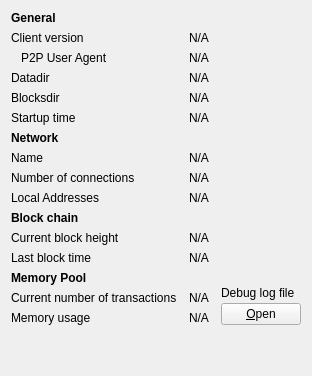
     <widget class="QWidget" name="tab_info">
      <attribute name="title">
       <string>&amp;Information</string>
      </attribute>
      <layout class="QGridLayout" name="gridLayout" columnstretch="0,1,0">
       <property name="horizontalSpacing">
        <number>12</number>
       </property>
       <item row="0" column="0">
        <widget class="QLabel" name="label_9">
         <property name="font">
          <font>
           <weight>75</weight>
           <bold>true</bold>
          </font>
         </property>
         <property name="text">
          <string>General</string>
         </property>
        </widget>
       </item>
       <item row="1" column="0">
        <widget class="QLabel" name="label_6">
         <property name="text">
          <string>Client version</string>
         </property>
        </widget>
       </item>
       <item row="1" column="1" colspan="2">
        <widget class="QLabel" name="clientVersion">
         <property name="cursor">
          <cursorShape>IBeamCursor</cursorShape>
         </property>
         <property name="text">
          <string>N/A</string>
         </property>
         <property name="textFormat">
          <enum>Qt::PlainText</enum>
         </property>
         <property name="textInteractionFlags">
          <set>Qt::LinksAccessibleByMouse|Qt::TextSelectableByKeyboard|Qt::TextSelectableByMouse</set>
         </property>
        </widget>
       </item>
       <item row="2" column="0">
        <widget class="QLabel" name="labelClientUserAgent">
         <property name="text">
          <string>P2P User Agent</string>
         </property>
         <property name="indent">
          <number>10</number>
         </property>
        </widget>
       </item>
       <item row="2" column="1" colspan="2">
        <widget class="QLabel" name="clientUserAgent">
         <property name="cursor">
          <cursorShape>IBeamCursor</cursorShape>
         </property>
         <property name="text">
          <string>N/A</string>
         </property>
         <property name="textFormat">
          <enum>Qt::PlainText</enum>
         </property>
         <property name="textInteractionFlags">
          <set>Qt::LinksAccessibleByMouse|Qt::TextSelectableByKeyboard|Qt::TextSelectableByMouse</set>
         </property>
        </widget>
       </item>
       <item row="3" column="0">
        <widget class="QLabel" name="label_12">
         <property name="text">
          <string>Datadir</string>
         </property>
        </widget>
       </item>
       <item row="3" column="1" colspan="2">
        <widget class="QLabel" name="dataDir">
         <property name="cursor">
          <cursorShape>IBeamCursor</cursorShape>
         </property>
         <property name="toolTip">
          <string>To specify a non-default location of the data directory use the '%1' option.</string>
         </property>
         <property name="text">
          <string>N/A</string>
         </property>
         <property name="textFormat">
          <enum>Qt::PlainText</enum>
         </property>
         <property name="wordWrap">
          <bool>true</bool>
         </property>
         <property name="textInteractionFlags">
          <set>Qt::LinksAccessibleByMouse|Qt::TextSelectableByKeyboard|Qt::TextSelectableByMouse</set>
         </property>
        </widget>
       </item>
       <item row="4" column="0">
        <widget class="QLabel" name="label_11">
         <property name="text">
          <string>Blocksdir</string>
         </property>
        </widget>
       </item>
       <item row="4" column="1" colspan="2">
        <widget class="QLabel" name="blocksDir">
         <property name="cursor">
          <cursorShape>IBeamCursor</cursorShape>
         </property>
         <property name="toolTip">
          <string>To specify a non-default location of the blocks directory use the '%1' option.</string>
         </property>
         <property name="text">
          <string>N/A</string>
         </property>
         <property name="textFormat">
          <enum>Qt::PlainText</enum>
         </property>
         <property name="wordWrap">
          <bool>true</bool>
         </property>
         <property name="textInteractionFlags">
          <set>Qt::LinksAccessibleByMouse|Qt::TextSelectableByKeyboard|Qt::TextSelectableByMouse</set>
         </property>
        </widget>
       </item>
       <item row="5" column="0">
        <widget class="QLabel" name="label_13">
         <property name="text">
          <string>Startup time</string>
         </property>
        </widget>
       </item>
       <item row="5" column="1" colspan="2">
        <widget class="QLabel" name="startupTime">
         <property name="cursor">
          <cursorShape>IBeamCursor</cursorShape>
         </property>
         <property name="text">
          <string>N/A</string>
         </property>
         <property name="textFormat">
          <enum>Qt::PlainText</enum>
         </property>
         <property name="textInteractionFlags">
          <set>Qt::LinksAccessibleByMouse|Qt::TextSelectableByKeyboard|Qt::TextSelectableByMouse</set>
         </property>
        </widget>
       </item>
       <item row="6" column="0">
        <widget class="QLabel" name="labelNetwork">
         <property name="font">
          <font>
           <weight>75</weight>
           <bold>true</bold>
          </font>
         </property>
         <property name="text">
          <string>Network</string>
         </property>
        </widget>
       </item>
       <item row="7" column="0">
        <widget class="QLabel" name="label_8">
         <property name="text">
          <string>Name</string>
         </property>
        </widget>
       </item>
       <item row="7" column="1" colspan="2">
        <widget class="QLabel" name="networkName">
         <property name="cursor">
          <cursorShape>IBeamCursor</cursorShape>
         </property>
         <property name="text">
          <string>N/A</string>
         </property>
         <property name="textFormat">
          <enum>Qt::PlainText</enum>
         </property>
         <property name="textInteractionFlags">
          <set>Qt::LinksAccessibleByMouse|Qt::TextSelectableByKeyboard|Qt::TextSelectableByMouse</set>
         </property>
        </widget>
       </item>
       <item row="8" column="0">
        <widget class="QLabel" name="label_7">
         <property name="text">
          <string>Number of connections</string>
         </property>
        </widget>
       </item>
       <item row="8" column="1" colspan="2">
        <widget class="QLabel" name="numberOfConnections">
         <property name="cursor">
          <cursorShape>IBeamCursor</cursorShape>
         </property>
         <property name="text">
          <string>N/A</string>
         </property>
         <property name="textFormat">
          <enum>Qt::PlainText</enum>
         </property>
         <property name="textInteractionFlags">
          <set>Qt::LinksAccessibleByMouse|Qt::TextSelectableByKeyboard|Qt::TextSelectableByMouse</set>
         </property>
        </widget>
       </item>
       <item row="9" column="0">
        <widget class="QLabel" name="label_14">
         <property name="text">
          <string>Local Addresses</string>
         </property>
        </widget>
       </item>
       <item row="9" column="1" colspan="2">
        <widget class="QLabel" name="localAddresses">
         <property name="cursor">
          <cursorShape>IBeamCursor</cursorShape>
         </property>
         <property name="wordWrap">
              <bool>true</bool>
         </property>
         <property name="sizePolicy">
           <sizepolicy hsizetype="Preferred" vsizetype="Minimum">
            <horstretch>0</horstretch>
            <verstretch>0</verstretch>
           </sizepolicy>
         </property>
         <property name="text">
          <string notr="true">N/A</string>
         </property>
         <property name="textFormat">
          <enum>Qt::PlainText</enum>
         </property>
         <property name="textInteractionFlags">
          <set>Qt::LinksAccessibleByMouse|Qt::TextSelectableByKeyboard|Qt::TextSelectableByMouse</set>
         </property>
         <property name="toolTip">
          <string>Network addresses that your Sugarchain node is currently using to communicate with other nodes.</string>
         </property>
        </widget>
       </item>
       <item row="10" column="0">
        <widget class="QLabel" name="label_10">
         <property name="font">
          <font>
           <weight>75</weight>
           <bold>true</bold>
          </font>
         </property>
         <property name="text">
          <string>Block chain</string>
         </property>
        </widget>
       </item>
       <item row="11" column="0">
        <widget class="QLabel" name="label_3">
         <property name="text">
          <string>Current block height</string>
         </property>
        </widget>
       </item>
       <item row="11" column="1" colspan="2">
        <widget class="QLabel" name="numberOfBlocks">
         <property name="cursor">
          <cursorShape>IBeamCursor</cursorShape>
         </property>
         <property name="text">
          <string>N/A</string>
         </property>
         <property name="textFormat">
          <enum>Qt::PlainText</enum>
         </property>
         <property name="textInteractionFlags">
          <set>Qt::LinksAccessibleByMouse|Qt::TextSelectableByKeyboard|Qt::TextSelectableByMouse</set>
         </property>
        </widget>
       </item>
       <item row="12" column="0">
        <widget class="QLabel" name="labelLastBlockTime">
         <property name="text">
          <string>Last block time</string>
         </property>
        </widget>
       </item>
       <item row="12" column="1" colspan="2">
        <widget class="QLabel" name="lastBlockTime">
         <property name="cursor">
          <cursorShape>IBeamCursor</cursorShape>
         </property>
         <property name="text">
          <string>N/A</string>
         </property>
         <property name="textFormat">
          <enum>Qt::PlainText</enum>
         </property>
         <property name="textInteractionFlags">
          <set>Qt::LinksAccessibleByMouse|Qt::TextSelectableByKeyboard|Qt::TextSelectableByMouse</set>
         </property>
        </widget>
       </item>
       <item row="13" column="0">
        <widget class="QLabel" name="labelMempoolTitle">
         <property name="font">
          <font>
           <weight>75</weight>
           <bold>true</bold>
          </font>
         </property>
         <property name="text">
          <string>Memory Pool</string>
         </property>
        </widget>
       </item>
       <item row="14" column="0">
        <widget class="QLabel" name="labelNumberOfTransactions">
         <property name="text">
          <string>Current number of transactions</string>
         </property>
        </widget>
       </item>
       <item row="14" column="1">
        <widget class="QLabel" name="mempoolNumberTxs">
         <property name="cursor">
          <cursorShape>IBeamCursor</cursorShape>
         </property>
         <property name="text">
          <string>N/A</string>
         </property>
         <property name="textFormat">
          <enum>Qt::PlainText</enum>
         </property>
         <property name="textInteractionFlags">
          <set>Qt::LinksAccessibleByMouse|Qt::TextSelectableByKeyboard|Qt::TextSelectableByMouse</set>
         </property>
        </widget>
       </item>
       <item row="15" column="0">
        <widget class="QLabel" name="labelMemoryUsage">
         <property name="text">
          <string>Memory usage</string>
         </property>
        </widget>
       </item>
       <item row="15" column="1">
        <widget class="QLabel" name="mempoolSize">
         <property name="cursor">
          <cursorShape>IBeamCursor</cursorShape>
         </property>
         <property name="text">
          <string>N/A</string>
         </property>
         <property name="textFormat">
          <enum>Qt::PlainText</enum>
         </property>
         <property name="textInteractionFlags">
          <set>Qt::LinksAccessibleByMouse|Qt::TextSelectableByKeyboard|Qt::TextSelectableByMouse</set>
         </property>
        </widget>
       </item>
       <item row="13" column="2" rowspan="3">
        <layout class="QVBoxLayout" name="verticalLayoutDebugButton">
         <property name="spacing">
          <number>3</number>
         </property>
         <item>
          <spacer name="verticalSpacer_2">
           <property name="orientation">
            <enum>Qt::Vertical</enum>
           </property>
           <property name="sizeHint" stdset="0">
            <size>
             <width>10</width>
             <height>5</height>
            </size>
           </property>
          </spacer>
         </item>
         <item>
          <widget class="QLabel" name="labelDebugLogfile">
           <property name="text">
            <string>Debug log file</string>
           </property>
          </widget>
         </item>
         <item>
          <widget class="QPushButton" name="openDebugLogfileButton">
           <property name="toolTip">
            <string>Open the %1 debug log file from the current data directory. This can take a few seconds for large log files.</string>
           </property>
           <property name="text">
            <string>&amp;Open</string>
           </property>
           <property name="autoDefault">
            <bool>false</bool>
           </property>
          </widget>
         </item>
        </layout>
       </item>
       <item row="16" column="0">
        <spacer name="verticalSpacer">
         <property name="orientation">
          <enum>Qt::Vertical</enum>
         </property>
         <property name="sizeHint" stdset="0">
          <size>
           <width>20</width>
           <height>40</height>
          </size>
         </property>
        </spacer>
       </item>
      </layout>
     </widget>
